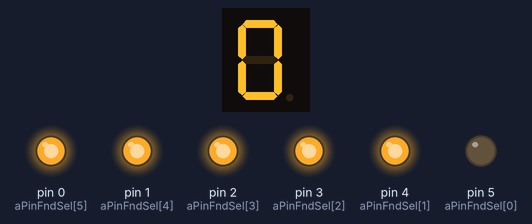
Recording of a sketch running on a simulated Arduino Uno, built with avr-gcc and run on an emulated ATmega328P. Parts: 1-digit seven-segment display, output pins drawn as LEDs (lit = HIGH). Wiring (inferred from the names in the program): 1-digit 7-segment display, segments lit when HIGH: segments pin 13, pin 12, pin 11, pin 10, pin 9, pin 8, pin 7, pin 6. The segment pins are drawn as the display they are named for; pins used as bus, display or sensor lines are not drawn.

Above: at 0.1 s.
At 10.1 s:
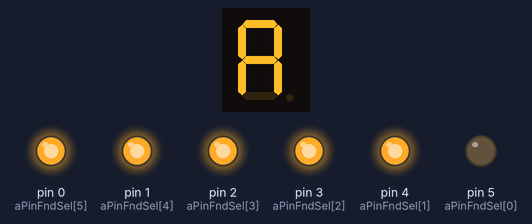
At 12.1 s:
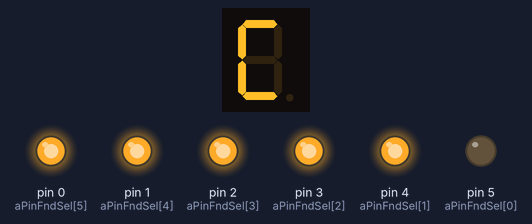
At 13.1 s:
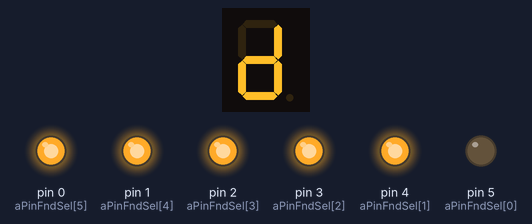
At 14.1 s:
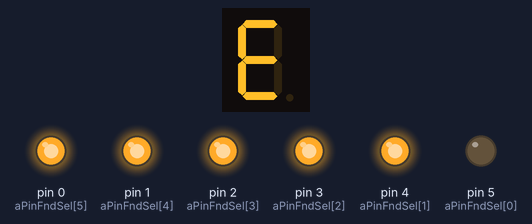
At 31.1 s:
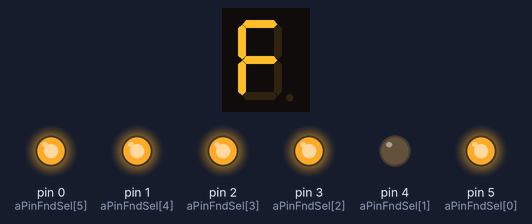
Timing chart, 0 to 33.5 s (numbered marks = the images above):
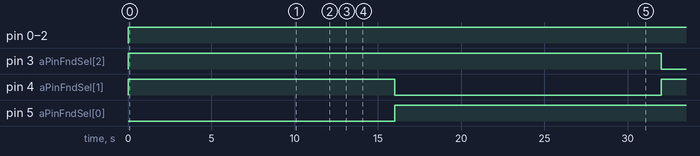

The sketch:

_07_6Digit_FND_application.ino
```cpp
int aPinFndData[8] = {13, 12, 11, 10, 9, 8, 7, 6};

int aPinFndSel[6] = {5, 4, 3, 2, 1, 0};

// 0 ~ F data
uint8_t aFndData[16] = {0x3F,0x06,0x5B,0x4F,0x66,0x6D,0x7D,0x27,
                        0x7F,0x6F,0x77,0x7C,0x39,0x5E,0x79,0x71};

// Fnd sel data
uint8_t aFndSelData[6] = {0x3E, 0x3D, 0x3B, 0x37, 0x2F, 0x1F};

void setup() {
  int i;
  for(i=0; i<8; i++)
  {
    pinMode(aPinFndData[i], OUTPUT);  // FND_DATA pin Output setup
  }
  for(i=0; i<6; i++)
  {
    pinMode(aPinFndSel[i], OUTPUT);  // FND_SEL pin Output setup
  }

}

void loop() {
  // FND 0 ~ F output
  for(int i=0; i<6; i++)
  {
    FndSelOut(aFndSelData[i]);
    for(int j=0; j<16; j++)
    {
      FndDataOut(aFndData[j]);
      delay(1000);
    }
  }
}

// FND data output function
void FndDataOut(uint8_t data)
{
  for(int i=0; i<8; i++)
  {
    digitalWrite(aPinFndData[i],(data>>i) & 0x1);
  }
}

// FND sel output function
void FndSelOut(uint8_t data)
{
  for(int i=0; i<6; i++)
  {
    digitalWrite(aPinFndSel[i],(data>>i) & 0x1);
  }
}
```

Switch.cpp
```cpp
#include "Arduino.h"
#include "Switch.h"


/**
 * 스위치를 설정하는 함수 풀업 스위치에 지정한다.
 * @param pin 스위치에 연결된 핀 지정
 * @param led LED 에 연결된 핀 지정 기본값은 -1 이다.
*/
Switch::Switch(int8_t pin, int8_t led){
    _digitalPin = pin;
    _led = led;
    if(_led != -1) pinMode(_led, OUTPUT);
    pinMode(_digitalPin, INPUT);
}

void Switch::readSwitchChangeLed(int de)
{
    _buttonInput = digitalRead(_digitalPin);
    _button_curr_state = _buttonInput;
    if (_button_curr_state == HIGH && _button_prev_input == LOW && (millis()-_prevTime)>de){
        if(_led_state){
            _led_state = LOW;
        } else {
            _led_state = HIGH;
        }
        _prevTime = millis();
        digitalWrite(_led, _led_state);
    } else if (_button_curr_state == LOW && _button_prev_input == HIGH && (millis()-_prevTime)>de){
        _prevTime = millis();
    }
    _button_prev_input = _button_curr_state;
}

bool Switch::readSwitch(int de)
{
    _buttonInput = digitalRead(_digitalPin);
    _button_curr_state = _buttonInput;
    if (_button_curr_state == HIGH && _button_prev_input == LOW && (millis()-_prevTime)>de){
        _prevTime = millis();
        return true;
    } else if (_button_curr_state == LOW && _button_prev_input == HIGH && (millis()-_prevTime)>de){
        _prevTime = millis();
    }
    _button_prev_input = _button_curr_state;
    return false;
}

/**
 * DTC(delayed time check) 방법으로 스위치를 인식하는 함수
 * 어쩔 수 없이 전압의 변화가 있을 때 시간으로만 버튼을 인식
*/
bool Switch::readSwitchDTC(int de = 50)
{
if(digitalRead(_digitalPin)) {
    _prevTime = millis();
    // de ms High read
    if((_prevTime - _prevTime2) < de) {
      if(_flag == 0) {
        _flag = 1;
        return true;
      }
    }
    _prevTime2 = _prevTime;
  }
  else {
    // always Low
    if((millis() - _prevTime) > de) {
      if(_flag) {
        _flag = 0;
      }
    }
  }
  return false;
}
```

Switch.h
```cpp
#ifndef Switch_h
#define Switch_h
class Switch
{
  private:
    int _button_prev_input = LOW;
    int _button_curr_state = LOW;
    int _led_state = 0;
    int _digitalPin = NULL;
    int _buttonInput = 0;
    int _led = NULL;
    unsigned long _prevTime= 0;
    unsigned long _prevTime2= 0;
    bool _flag = false;

  public:
    Switch(int8_t pin, int8_t led = -1);
    void readSwitchChangeLed(int de = 50);
    bool readSwitch(int de = 50);
    bool readSwitchDTC(int de = 50);
};

#endif
```

Measured:
- by itself, pin 0 (aPinFndSel[5]), pin 1 (aPinFndSel[4]), pin 2 (aPinFndSel[3]): LOW → HIGH at 0.00 s
- by itself, pin 3 (aPinFndSel[2]): LOW → HIGH at 0.00 s, → LOW 32.0 s later
- by itself, pin 4 (aPinFndSel[1]): LOW → HIGH at 0.00 s, → LOW 16.0 s later, → HIGH 16.0 s later
- by itself, pin 5 (aPinFndSel[0]): LOW → HIGH at 16.0 s
- what the display in image 1 shows lasts 1.0 s, from 10.0 s to 11.0 s
